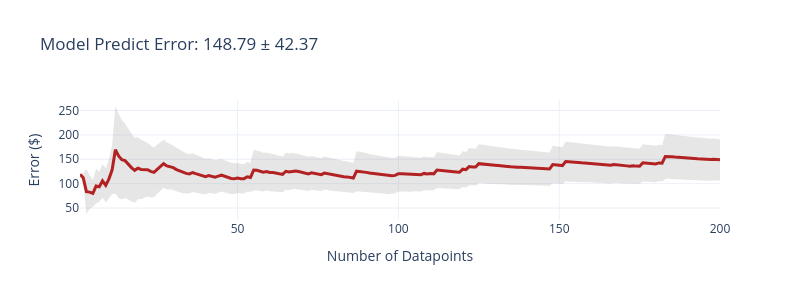
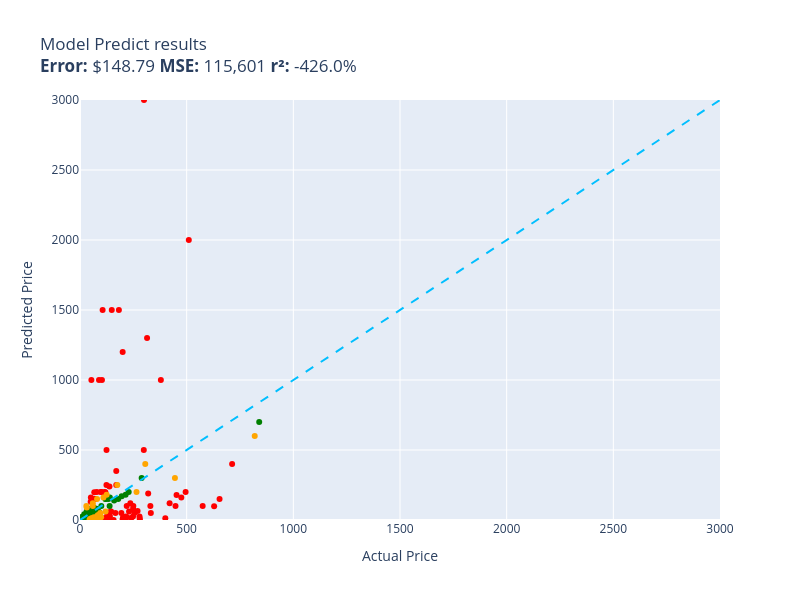

Notebook cell for these charts, in order:
### Markdown cell above
# Evaluation!

Trying out our base Llama 3.2 model against the Test dataset

### Code cell
evaluate(model_predict, test)

### Figure 1 — Plotly figure (JSON) as saved in the notebook; plotly's stock layout.template omitted (floating-point values rounded to 4 significant figures; data arrays with more than 128 entries replaced by an {"elided": "..."} marker saying what was removed)
{"data": [{"fill": "toself", "fillcolor": "rgba(128,128,128,0.2)", "hoverinfo": "skip", "line": {"color": "rgba(255,255,255,0)"}, "name": "95% CI", "showlegend": false, "type": "scatter", "x": {"elided": "400 int values"}, "y": {"elided": "400 float values"}}, {"customdata": {"elided": "200x1 float values"}, "hovertemplate": "n=%{x}<br>Avg Error=$%{y:,.2f}<br>±95% CI=$%{customdata[0]:,.2f}<extra></extra>", "line": {"color": "firebrick", "width": 3}, "mode": "lines", "name": "Cumulative Avg Error", "type": "scatter", "x": {"elided": "200 int values"}, "y": {"elided": "200 float values"}}], "layout": {"height": 300, "showlegend": false, "title": {"text": "Model Predict Error: 148.79 ± 42.37"}, "width": 800, "xaxis": {"title": {"text": "Number of Datapoints"}}, "yaxis": {"title": {"text": "Error ($)"}}}}

### Figure 2 — Plotly figure (JSON) as saved in the notebook; plotly's stock layout.template omitted (floating-point values rounded to 4 significant figures)
{"data": [{"customdata": [["Excess V2 Distortion/Modulation Pedal  \nGuess=$99.99 Actual=$219.00"], ["Telpo Headlight Assembly for 2015‑2017 T...\nGuess=$10.99 Actual=$115.99"], ["EXMAX NG-10X Fresnel Lens Focusing Adapt...\nGuess=$149.99 Actual=$69.98"], ["UPC RBC12-UPC Replacement Battery Cartri...\nGuess=$59.99 Actual=$229.99"], ["Lexmark X651 Compatible Toner Cartridge ...\nGuess=$59.95 Actual=$144.29"], ["ACDelco GM FW339 Front Wheel Hub & Beari...\nGuess=$24.99 Actual=$215.33"], ["High‑Efficiency Twin‑Cylinder Air Compre...\nGuess=$100.00 Actual=$329.90"], ["Bam France 2002XL Contoured Hightech 4/4...\nGuess=$399.99 Actual=$713.00"], ["Metabo HPT 36V MultiVolt Cordless Rotary...\nGuess=$1,000.00 Actual=$379.00"], ["Panasonic KX-DECT 6.0 PLUS Digital Cordl...\nGuess=$199.99 Actual=$79.20"], ["APS iBoard 6‑inch Aluminum Running Board...\nGuess=$0.00 Actual=$210.23"], ["PEMP E65/E66 Optical Fiber Box for BMW  \nGuess=$199.00 Actual=$119.00"], ["Intermatic PX300 12V 300W Transformer wi...\nGuess=$13.99 Actual=$134.00"], ["Dominator Platinum RGB 32GB DDR4 3200MHz...\nGuess=$250.00 Actual=$124.00"], ["Bam Trekking 3027SB Black Clarinet Backp...\nGuess=$50.00 Actual=$332.00"], ["DEWALT 20V MAX XR Impact Driver with Blu...\nGuess=$179.00 Actual=$452.53"], ["Compact High‑Performance Mini PC  \nGuess=$200.00 Actual=$495.00"], ["Oil‑Rubbed Bronze Freestanding Tub Fille...\nGuess=$199.99 Actual=$98.65"], ["3-Drawer Mobile File Cabinet  \nGuess=$199.99 Actual=$115.35"], ["JRready Deutsch DT Series Connector Kit ...\nGuess=$5.50 Actual=$199.68"], ["Tidal Front & Rear Fender Flares – 4‑Pac...\nGuess=$50.00 Actual=$254.99"], ["Dakota Alert MURS Driveway Probe Sensor ...\nGuess=$19.95 Actual=$219.99"], ["Wenger City Upgrade 16\" Laptop Backpack ...\nGuess=$60.99 Actual=$145.42"], ["LED Tail Light Assembly for 2014‑2021 To...\nGuess=$20.00 Actual=$201.99"], ["3D Tree Hole Stair Risers Vinyl Mural  \nGuess=$10.99 Actual=$129.99"], ["Kohler Filtered Water Faucet  \nGuess=$159.99 Actual=$475.00"], ["Portable 7500L Mini Projector  \nGuess=$1,000.00 Actual=$53.40"], ["Diversitech 1/3 HP 115V Grey Motor  \nGuess=$24.99 Actual=$134.12"], ["Evan‑Fischer Front Bumper Cover for 2015...\nGuess=$0.00 Actual=$202.38"], ["Sumerain LED Waterfall Bathroom Faucet  \nGuess=$119.99 Actual=$235.86"], ["Poison Spyder Rocker Knocker 10-08-020  \nGuess=$99.00 Actual=$628.76"], ["VLAND LED Smoked Taillights for Toyota C...\nGuess=$14.99 Actual=$239.99"], ["Trail Gear Twin Stick Shift Kit  \nGuess=$10.99 Actual=$279.92"], ["Dell Optiplex 390 19\" Desktop Bundle  \nGuess=$499.99 Actual=$124.27"], ["ANZO USA 111207 Crystal Headlights  \nGuess=$1,500.00 Actual=$182.28"], ["Grey Pneumatic 1311SD 8‑Point Impact Soc...\nGuess=$0.00 Actual=$157.43"], ["Aeromotive X1 Adjustable Fuel Regulator ...\nGuess=$65.00 Actual=$269.95"], ["Walker Exhaust Ultra EPA 16478 Direct Fi...\nGuess=$100.00 Actual=$574.99"], ["Luminance 4‑Light Vanity Wall Light  \nGuess=$12.99 Actual=$99.99"], ["4‑Piece 6x5.5 Wheel Spacer Set  \nGuess=$12.99 Actual=$116.95"], ["Urth 62mm UV, CPL, ND2-400 Lens Filter K...\nGuess=$29.95 Actual=$139.00"], ["MGP Caliper Covers – Set of 4 Red Powder...\nGuess=$79.99 Actual=$249.00"], ["LSI Broadcom 9300-8i 8‑Port 12Gb/s SATA+...\nGuess=$1.99 Actual=$118.00"], ["Canon Sure Shot 90U 35mm Compact Camera ...\nGuess=$12.99 Actual=$399.89"], ["Mikrotik RB3011 RouterBOARD 10xGigabit  \nGuess=$499.99 Actual=$299.00"], ["BMW 335i/135i AC Compressor Kit  \nGuess=$1,299.99 Actual=$314.41"], ["DuraGo Front Hub Assembly  \nGuess=$4.99 Actual=$128.34"], ["Ibanez Acoustic Mandolin M510 A‑Style  \nGuess=$249.99 Actual=$169.99"], ["Volvo Engine Cooling Coolant System  \nGuess=$1,000.00 Actual=$102.85"], ["CradlePoint Compact Broadband Router CBR...\nGuess=$1,000.00 Actual=$89.00"], ["Cardone 84-58642 HEI Electronic Distribu...\nGuess=$50.00 Actual=$165.99"], ["Universal Power Group 12V 100Ah Sealed L...\nGuess=$1,200.00 Actual=$199.99"], ["Auertech Portable Twin‑Tub Mini Washer  \nGuess=$199.99 Actual=$98.99"], ["Yamaha Mountain Max Seat Cover Replaceme...\nGuess=$22.99 Actual=$138.95"], ["Evan Fischer Dual Fan Cooling Assembly  \nGuess=$24.99 Actual=$137.34"], ["SP-8102BU 1/4\" Hex Impact Driver  \nGuess=$19.99 Actual=$204.99"], ["Skullcandy Hesh Evo Over‑Ear Bluetooth H...\nGuess=$149.99 Actual=$69.99"], ["Rohl Wire Sink Grid for UM3018 Kitchen S...\nGuess=$36.00 Actual=$128.28"], ["ASUS 27\" 1080P Full HD Monitor  \nGuess=$239.99 Actual=$138.10"], ["Music Hall PA15.3 Phono Preamplifier  \nGuess=$99.95 Actual=$250.00"], ["4\" Catback Exhaust Muffler Tip for Chevy...\nGuess=$50.00 Actual=$193.88"], ["Competition Clutch Disc & Pressure Plate...\nGuess=$1,999.99 Actual=$510.00"], ["9\" Android Auto & CarPlay 9‑inch Touchsc...\nGuess=$1,500.00 Actual=$106.00"], ["Premium LED Tail Light Lamp for 2010‑201...\nGuess=$24.99 Actual=$278.94"], ["Venom Power Terra Hunter R/T+ 35X12.5R20...\nGuess=$189.99 Actual=$319.65"], ["Carbon Fiber Racing Steering Wheel with ...\nGuess=$100.00 Actual=$447.74"], ["BXYJY 360° Protective Case with S‑Pen Ho...\nGuess=$129.99 Actual=$49.99"], ["Pacific Drums 16\"x18\" Floor Tom, Red‑to‑...\nGuess=$120.00 Actual=$419.99"], ["DuraGo BR5330 Front Vented Disc Brake Ro...\nGuess=$8.95 Actual=$101.51"], ["Vinyl Roll‑Up Tonneau Cover Kit for Toyo...\nGuess=$1,499.99 Actual=$148.88"], ["Empava 24\" Electric Single Wall Oven  \nGuess=$149.99 Actual=$654.14"], ["HP LaserJet 2100 Workgroup Laser Printer...\nGuess=$2,999.99 Actual=$299.98"], ["PowerSport Front & Rear Brake Kit for Ol...\nGuess=$25.00 Actual=$248.51"], ["KZ ZS10 Pro In‑Ear Monitor Headphone Bun...\nGuess=$199.00 Actual=$66.99"], ["Pyle PCA4 2x120 W Compact Home Audio Amp...\nGuess=$159.99 Actual=$50.92"], ["Xiaomi Redmi 10 2022 6.5\" 50MP Quad Came...\nGuess=$350.00 Actual=$169.99"], ["Volvo AC Compressor & Clutch Set for C70...\nGuess=$0.00 Actual=$280.41"]], "hovertemplate": "%{customdata[0]}<extra></extra>", "legendgroup": "red", "marker": {"color": "red", "size": 6, "symbol": "circle"}, "mode": "markers", "name": "red", "orientation": "v", "showlegend": true, "type": "scatter", "x": [219.0, 116.0, 69.98, 230.0, 144.3, 215.3, 329.9, 713.0, 379.0, 79.2, 210.2, 119.0, 134.0, 124.0, 332.0, 452.5, 495.0, 98.65, 115.3, 199.7, 255.0, 220.0, 145.4, 202.0, 130.0, 475.0, 53.4, 134.1, 202.4, 235.9, 628.8, 240.0, 279.9, 124.3, 182.3, 157.4, 269.9, 575.0, 99.99, 117.0, 139.0, 249.0, 118.0, 399.9, 299.0, 314.4, 128.3, 170.0, 102.8, 89.0, 166.0, 200.0, 98.99, 138.9, 137.3, 205.0, 69.99, 128.3, 138.1, 250.0, 193.9, 510.0, 106.0, 278.9, 319.6, 447.7, 49.99, 420.0, 101.5, 148.9, 654.1, 300.0, 248.5, 66.99, 50.92, 170.0, 280.4], "xaxis": "x", "y": [99.99, 10.99, 150.0, 59.99, 59.95, 24.99, 100.0, 400.0, 1000.0, 200.0, 0.0, 199.0, 13.99, 250.0, 50.0, 179.0, 200.0, 200.0, 200.0, 5.5, 50.0, 19.95, 60.99, 20.0, 10.99, 160.0, 1000.0, 24.99, 0.0, 120.0, 99.0, 14.99, 10.99, 500.0, 1500.0, 0.0, 65.0, 100.0, 12.99, 12.99, 29.95, 79.99, 1.99, 12.99, 500.0, 1300.0, 4.99, 250.0, 1000.0, 1000.0, 50.0, 1200.0, 200.0, 22.99, 24.99, 19.99, 150.0, 36.0, 240.0, 99.95, 50.0, 2000.0, 1500.0, 24.99, 190.0, 100.0, 130.0, 120.0, 8.95, 1500.0, 150.0, 3000.0, 25.0, 199.0, 160.0, 350.0, 0.0], "yaxis": "y"}, {"customdata": [["NewPower99 6000 mAh Battery Replacement ...\nGuess=$28.00 Actual=$54.95"], ["Dryer Heating Element & Thermostat/Fuse ...\nGuess=$11.99 Actual=$35.74"], ["UltraPro 46mm Close‑Up Macro Filter Kit ...\nGuess=$14.99 Actual=$19.99"], ["LOVE MEI Galaxy S10 Lite Heavy Duty Shoc...\nGuess=$10.99 Actual=$32.98"], ["GJY 10.6\" Portable TV with Built‑in ATSC...\nGuess=$50.00 Actual=$79.36"], ["LD Products High Yield Toner Cartridge –...\nGuess=$16.00 Actual=$49.98"], ["June Garden Sweet Dolly Charlotte 10\" So...\nGuess=$7.99 Actual=$19.99"], ["Handar 10GBase‑LR SFP+ Transceiver  \nGuess=$10.99 Actual=$19.99"], ["GanFindX Portable Hand Control System  \nGuess=$139.99 Actual=$159.90"], ["Evergreen Cylinder Head Gasket Set & Hea...\nGuess=$19.99 Actual=$59.69"], ["Travelpro Platinum Elite Slim Business L...\nGuess=$179.99 Actual=$213.83"], ["120 V/15 A Right‑Angle GFCI Plug, Yellow...\nGuess=$1.59 Actual=$37.87"], ["Mylites+ Standard Comic Book Mylar Sleev...\nGuess=$2.49 Actual=$34.99"], ["LED Light Kit for Lego Sonic Green Hill ...\nGuess=$9.99 Actual=$24.99"], ["152mm Bi-Metal Hole Saw  \nGuess=$16.50 Actual=$17.99"], ["TropicalLife 18‑Inch Large Backpack  \nGuess=$11.99 Actual=$31.77"], ["Adams Check Payment & Deposit Register –...\nGuess=$5.99 Actual=$35.49"], ["Fjallraven Kanken 15\" Laptop Backpack  \nGuess=$149.99 Actual=$119.65"], ["Retevis RT68 Soft Earhook Walkie Talkie ...\nGuess=$20.00 Actual=$6.99"], ["Dual‑Intensity Amber Pindicator  \nGuess=$17.99 Actual=$40.00"], ["Laisomeke IP67 Waterproof Junction Box  \nGuess=$5.99 Actual=$11.99"], ["Solar Pendant Shed Light with Remote Con...\nGuess=$79.99 Actual=$77.96"], ["DiMarzio DP 163 BluesBucker Pickup  \nGuess=$54.99 Actual=$89.99"], ["Wall Mounted Shower Faucet Set  \nGuess=$60.00 Actual=$76.00"], ["Flip Cover with Stand & Card Slot for Le...\nGuess=$19.99 Actual=$31.61"], ["Miyaya Funny Horse Mask  \nGuess=$12.95 Actual=$16.99"], ["Allmotorparts Engine Thermostat for Hond...\nGuess=$10.95 Actual=$18.89"], ["Beck/Arnley Air Filter  \nGuess=$0.00 Actual=$35.87"], ["IQShield LiquidSkin Screen Protector  \nGuess=$2.99 Actual=$9.95"], ["12 Pack Military Toy Soldiers Action Fig...\nGuess=$12.99 Actual=$16.98"], ["Neporal Full Spectrum 6000K A19 LED Ligh...\nGuess=$11.00 Actual=$18.59"], ["Satco 4-Count LED A19 Light Bulbs  \nGuess=$5.79 Actual=$12.00"], ["Ceramic Talavera Mexican Tile 4x4\" – 9‑P...\nGuess=$3.49 Actual=$29.95"], ["Stick‑On Dressage Course Letters  \nGuess=$1.25 Actual=$26.99"], ["LEGO Marvel Avengers War Machine Buster ...\nGuess=$50.00 Actual=$59.95"], ["EMART 10ft Adjustable C‑Stand with Boom ...\nGuess=$150.00 Actual=$119.99"], ["KOHLER K--CP Slider Assembly  \nGuess=$8.99 Actual=$45.67"], ["KUNN Compact Electrician Tool Pouch  \nGuess=$19.99 Actual=$21.99"], ["iPhone 12/12 Pro Nicaragua Guardabarranc...\nGuess=$40.99 Actual=$19.97"], ["Custom Replacement Infrared Remote  \nGuess=$12.99 Actual=$34.95"], ["KS K-STORM Silicone Mushroom EarTips  \nGuess=$2.99 Actual=$8.50"], ["Pioneer 2‑Handle Kitchen Faucet  \nGuess=$200.00 Actual=$228.22"], ["Water‑Resistant USB Laptop Backpack for ...\nGuess=$39.99 Actual=$33.99"], ["ReplacementBrand 3-Pack GE RPWF Compatib...\nGuess=$7.99 Actual=$36.99"], ["Royal Designs Decorative Tree Finial  \nGuess=$4.50 Actual=$24.95"], ["NewFantasia 2.5mm TRRS Balanced Audio Ca...\nGuess=$35.99 Actual=$31.00"], ["Wilkinson LOW GAUSS Vintage Tone Strat S...\nGuess=$59.99 Actual=$30.93"], ["MXR Carbon Copy Deluxe Analog Delay  \nGuess=$169.99 Actual=$195.50"], ["Berta 1-1/4\" Overlay 90° Soft Close Cabi...\nGuess=$8.20 Actual=$24.66"], ["Chalkboard Name Badges with Magnetic Bac...\nGuess=$2.99 Actual=$19.95"], ["CIVIE 60W 6‑Port USB Desktop Charger  \nGuess=$15.99 Actual=$15.99"], ["Pyle Wireless Backup Camera & 4.3” LCD M...\nGuess=$39.99 Actual=$70.45"], ["HP Pavilion P7‑1257C Motherboard AAHD3‑H...\nGuess=$35.00 Actual=$59.86"], ["Kastar 3600 mAh 7.4V Lithium‑Ion Replace...\nGuess=$26.99 Actual=$19.99"], ["18\" White Undermount Ceramic Single-Bowl...\nGuess=$149.99 Actual=$179.00"], ["ECCPP Power Steering Pump (21‑331)  \nGuess=$59.99 Actual=$85.48"], ["AZX Stylus Pencil for iPad (2021‑2022 Mo...\nGuess=$15.00 Actual=$29.99"], ["Unistorm Aluminum Case for Raspberry Pi ...\nGuess=$15.99 Actual=$14.99"], ["17.3\" HD Glossy LCD Replacement Screen  \nGuess=$89.99 Actual=$64.37"], ["Lorell Bell Chair Glide – 2.5\" Black  \nGuess=$4.50 Actual=$19.50"], ["Couples Conversation Card Deck  \nGuess=$10.99 Actual=$32.97"], ["The Puppet Company Carpet Unicorn Glove ...\nGuess=$9.99 Actual=$19.00"], ["KYX Racing Hardened Steel Center Drive S...\nGuess=$24.99 Actual=$46.99"], ["StonKraft Brass Chess Board & Pieces  \nGuess=$159.99 Actual=$140.00"], ["Baumgartens Sicurix Blank PVC ID Cards  \nGuess=$4.99 Actual=$19.11"], ["Premium Front Suspension Steering Knuckl...\nGuess=$79.99 Actual=$48.99"], ["Audio‑Technica ATW‑T1002 System 10 Handh...\nGuess=$300.00 Actual=$289.00"], ["Glitter Gold Snowflake Envelope Seal Sti...\nGuess=$1.99 Actual=$25.99"], ["LD 7‑Pack High‑Yield Black Ink Cartridge...\nGuess=$6.99 Actual=$41.99"], ["Wine A BIT Wall Decal  \nGuess=$24.99 Actual=$12.98"], ["Dell XPS 13 13.3\" Full‑HD Laptop  \nGuess=$699.99 Actual=$839.99"], ["VATOS Bubble Machine Gun Set  \nGuess=$29.99 Actual=$22.88"], ["VONADO Space Wars Colonial Viper MK1 Bui...\nGuess=$19.99 Actual=$39.99"], ["Sony Bravia TV Replacement Remote (No Vo...\nGuess=$11.99 Actual=$9.99"], ["Disney Princess Sparkling Sleeping Beaut...\nGuess=$10.99 Actual=$24.95"], ["Sabermaster 70x40 cm Card Playmat  \nGuess=$9.99 Actual=$21.99"], ["Star Wars Y‑Wing Fighter – Die‑Cast Meta...\nGuess=$12.99 Actual=$22.70"], ["Glovion Clip‑On Music Stand Light  \nGuess=$12.99 Actual=$27.99"], ["Think Gizmos Build‑Your‑Own Remote Contr...\nGuess=$39.99 Actual=$24.95"], ["4/4 Viola Bow Carbon Fiber  \nGuess=$49.99 Actual=$49.99"], ["VTech Strum & Jam KidiBand 3-in-1 Musica...\nGuess=$12.99 Actual=$21.99"], ["Targus CityGear 15‑17.3” Laptop Backpack...\nGuess=$150.00 Actual=$133.43"], ["LED Module for Whirlpool Refrigerator  \nGuess=$0.99 Actual=$26.59"], ["Jada Toys Ryan’s World Combo Panda Airli...\nGuess=$19.99 Actual=$34.94"], ["Peel & Stick Hexagon Marble Backsplash (...\nGuess=$1.97 Actual=$34.99"], ["Garmin GT15M-TM Transom‑Mount Transducer...\nGuess=$100.00 Actual=$138.74"], ["Dual Color LED Neon Sign for Gym  \nGuess=$99.99 Actual=$99.99"], ["Glitter Slim Leather Strap for Fitbit Ve...\nGuess=$12.99 Actual=$25.99"]], "hovertemplate": "%{customdata[0]}<extra></extra>", "legendgroup": "green", "marker": {"color": "green", "size": 6, "symbol": "circle"}, "mode": "markers", "name": "green", "orientation": "v", "showlegend": true, "type": "scatter", "x": [54.95, 35.74, 19.99, 32.98, 79.36, 49.98, 19.99, 19.99, 159.9, 59.69, 213.8, 37.87, 34.99, 24.99, 17.99, 31.77, 35.49, 119.7, 6.99, 40.0, 11.99, 77.96, 89.99, 76.0, 31.61, 16.99, 18.89, 35.87, 9.95, 16.98, 18.59, 12.0, 29.95, 26.99, 59.95, 120.0, 45.67, 21.99, 19.97, 34.95, 8.5, 228.2, 33.99, 36.99, 24.95, 31.0, 30.93, 195.5, 24.66, 19.95, 15.99, 70.45, 59.86, 19.99, 179.0, 85.48, 29.99, 14.99, 64.37, 19.5, 32.97, 19.0, 46.99, 140.0, 19.11, 48.99, 289.0, 25.99, 41.99, 12.98, 840.0, 22.88, 39.99, 9.99, 24.95, 21.99, 22.7, 27.99, 24.95, 49.99, 21.99, 133.4, 26.59, 34.94, 34.99, 138.7, 99.99, 25.99], "xaxis": "x", "y": [28.0, 11.99, 14.99, 10.99, 50.0, 16.0, 7.99, 10.99, 140.0, 19.99, 180.0, 1.59, 2.49, 9.99, 16.5, 11.99, 5.99, 150.0, 20.0, 17.99, 5.99, 79.99, 54.99, 60.0, 19.99, 12.95, 10.95, 0.0, 2.99, 12.99, 11.0, 5.79, 3.49, 1.25, 50.0, 150.0, 8.99, 19.99, 40.99, 12.99, 2.99, 200.0, 39.99, 7.99, 4.5, 35.99, 59.99, 170.0, 8.2, 2.99, 15.99, 39.99, 35.0, 26.99, 150.0, 59.99, 15.0, 15.99, 89.99, 4.5, 10.99, 9.99, 24.99, 160.0, 4.99, 79.99, 300.0, 1.99, 6.99, 24.99, 700.0, 29.99, 19.99, 11.99, 10.99, 9.99, 12.99, 12.99, 39.99, 49.99, 12.99, 150.0, 0.99, 19.99, 1.97, 100.0, 99.99, 12.99], "yaxis": "y"}, {"customdata": [["Raven Pro Document Scanner Stand  \nGuess=$99.99 Actual=$29.85"], ["CB-6 Extra Hard Chamois Bass Drum Mallet...\nGuess=$5.99 Actual=$54.32"], ["HK 13\" Heavy Duty Black Push-Open Cash D...\nGuess=$35.00 Actual=$84.95"], ["SKB iSeries 3i-13096-6KP Camera Case  \nGuess=$249.99 Actual=$174.99"], ["Clementoni 1000‑Piece Jigsaw Puzzle – Th...\nGuess=$10.99 Actual=$79.95"], ["Deco Mount Pro Tripod Mic Stand Bundle  \nGuess=$99.99 Actual=$59.95"], ["4GB DDR2 1066MHz Desktop Memory Kit  \nGuess=$20.00 Actual=$80.34"], ["Canon EOS Rebel T7 DSLR Bundle with EF-S...\nGuess=$599.99 Actual=$819.00"], ["Task Roman Ogee Router Bit 1/4\" Shank, 1...\nGuess=$4.95 Actual=$55.88"], ["15\" Oil‑Rubbed Bronze Locking Shower Hea...\nGuess=$9.99 Actual=$79.95"], ["Festool Platin 2 6‑Inch S1000 Grit Sandi...\nGuess=$12.99 Actual=$91.00"], ["Western Digital 2TB Enterprise RE4-GP SA...\nGuess=$159.99 Actual=$109.95"], ["Lighted Triangle Mirror Cabinet with Doo...\nGuess=$300.00 Actual=$445.00"], ["PM Auto Front Right Quick Complete Strut...\nGuess=$179.99 Actual=$124.94"], ["Ultra Duster Canned Air Net – 10 oz 6‑Pa...\nGuess=$6.50 Actual=$49.90"], ["Pidoko Kids Train Table – Grey 90‑Piece ...\nGuess=$60.00 Actual=$119.97"], ["Archangel 6‑Inch Action Figure  \nGuess=$20.00 Actual=$98.95"], ["Kingston Brass Clawfoot Tub Faucet  \nGuess=$399.99 Actual=$305.99"], ["Trim Kit for 2‑Handle Shower & Tub Valve...\nGuess=$49.99 Actual=$94.99"], ["Forged Carbon Fiber Case for iPhone 14 P...\nGuess=$120.00 Actual=$59.99"], ["4‑Pack 1000 lm Solar Street Light with M...\nGuess=$1.00 Actual=$55.99"], ["Amana SC587 Carbide-Tipped 3-Wing Bevele...\nGuess=$10.49 Actual=$71.23"], ["UPR Mach 1 Chin Spoiler  \nGuess=$19.99 Actual=$64.99"], ["Diversitech UC2436‑3 Ultralite Condenser...\nGuess=$28.50 Actual=$80.39"], ["CTLAMP XL-2100 Replacement TV Lamp  \nGuess=$89.99 Actual=$32.00"], ["Sky High Car Audio 14 AWG CCA Speaker Wi...\nGuess=$2.99 Actual=$44.95"], ["APS iBoard 5‑Inch Stainless Steel Runnin...\nGuess=$199.99 Actual=$264.95"], ["OEM Samsung IR Remote Control  \nGuess=$12.99 Actual=$56.00"], ["Custom Engagement Logo Desk Embosser Sea...\nGuess=$4.99 Actual=$49.95"], ["Samsung DA97-07603B Freezer Ice Maker As...\nGuess=$29.99 Actual=$93.02"], ["Intex River Run Connect Lounge (4-Pack) ...\nGuess=$36.99 Actual=$94.49"], ["BLANCO Valea Stainless Steel Sink Grid –...\nGuess=$35.00 Actual=$92.88"], ["Fender Voodoo Child Coiled Instrument Ca...\nGuess=$2.99 Actual=$59.99"], ["MonMount Triple Monitor Freestanding Tri...\nGuess=$149.99 Actual=$79.99"], ["Refresh 3‑Pack NSF‑53 Refrigerator Water...\nGuess=$9.99 Actual=$50.99"]], "hovertemplate": "%{customdata[0]}<extra></extra>", "legendgroup": "orange", "marker": {"color": "orange", "size": 6, "symbol": "circle"}, "mode": "markers", "name": "orange", "orientation": "v", "showlegend": true, "type": "scatter", "x": [29.85, 54.32, 84.95, 175.0, 79.95, 59.95, 80.34, 819.0, 55.88, 79.95, 91.0, 110.0, 445.0, 124.9, 49.9, 120.0, 98.95, 306.0, 94.99, 59.99, 55.99, 71.23, 64.99, 80.39, 32.0, 44.95, 264.9, 56.0, 49.95, 93.02, 94.49, 92.88, 59.99, 79.99, 50.99], "xaxis": "x", "y": [99.99, 5.99, 35.0, 250.0, 10.99, 99.99, 20.0, 600.0, 4.95, 9.99, 12.99, 160.0, 300.0, 180.0, 6.5, 60.0, 20.0, 400.0, 49.99, 120.0, 1.0, 10.49, 19.99, 28.5, 89.99, 2.992, 200.0, 12.99, 4.99, 29.99, 36.99, 35.0, 2.99, 150.0, 9.99], "yaxis": "y"}, {"hoverinfo": "skip", "line": {"color": "deepskyblue", "dash": "dash", "width": 2}, "mode": "lines", "name": "y = x", "showlegend": false, "type": "scatter", "x": [0, 3000.0], "y": [0, 3000.0]}], "layout": {"height": 600, "legend": {"title": {"text": "color"}, "tracegroupgap": 0}, "showlegend": false, "title": {"text": "Model Predict results<br><b>Error:</b> $148.79 <b>MSE:</b> 115,601 <b>r²:</b> -426.0%"}, "width": 800, "xaxis": {"anchor": "y", "domain": [0, 1], "range": [0, 3000.0], "title": {"text": "Actual Price"}}, "yaxis": {"anchor": "x", "domain": [0, 1], "range": [0, 3000.0], "title": {"text": "Predicted Price"}}}}
